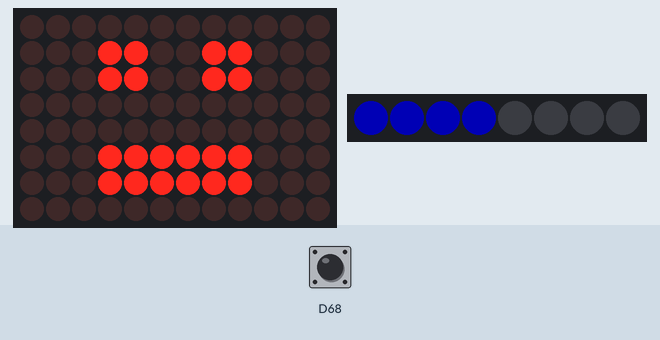
Recording of a sketch running on a simulated Arduino Uno R4 WiFi. On the bench: 12×8 LED matrix, 8 RGB LEDs in strip order, left to right. Inputs (shaded band) come from the test bench; at power-on: D68 HIGH. Dim RGB values are drawn brighter than linear; what the sketch prints to the serial monitor is not drawn.

Above: at 0.1 s.
At 1.2 s:
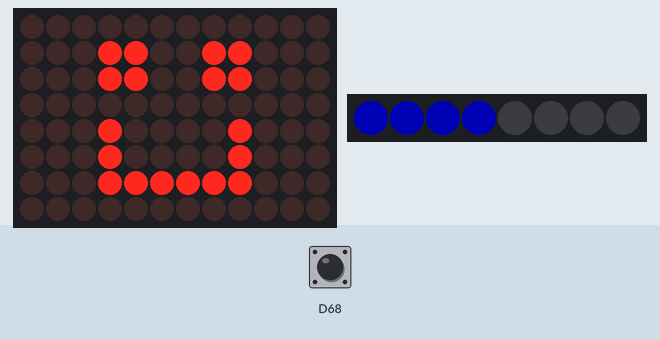
1.3 s: D68 pulled LOW for 3 s
At 2.0 s:
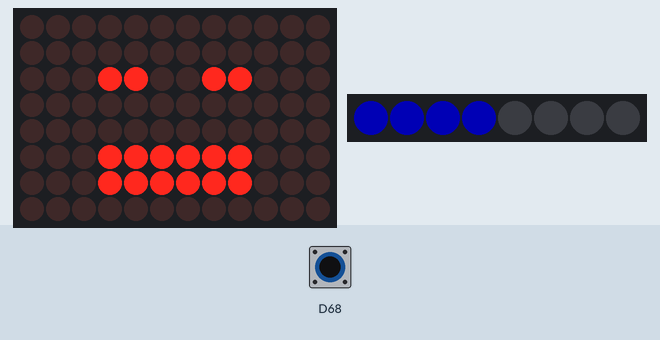
Timing chart, 0 to 4.3 s (numbered marks = the images above; inputs shaded):
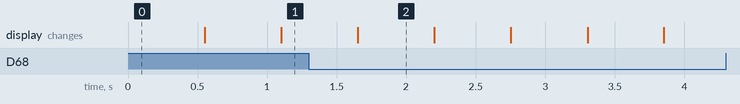

The sketch:

moodbot.ino
```cpp
#include <Arduino_LED_Matrix.h>
#include <Modulino.h>

ArduinoLEDMatrix matrix;
ModulinoKnob knob;
ModulinoPixels leds;

ModulinoColor red(255, 0, 0);
ModulinoColor purple(128, 0, 128);
ModulinoColor yellow(255, 165, 0);
ModulinoColor blue(0, 0, 255);
ModulinoColor green(0, 255, 0);

int valueSetKnob = 50;
int zeroSetValue = 0;
int brightness = 25;
bool wasPressed = false;

void setup() {
  Serial.begin(115200);
  matrix.begin();
  Modulino.begin();
  knob.begin();
  leds.begin();

  zeroSetValue = knob.get();
}

uint8_t frame[8][12] = {0};

// Robot eye function
void setEye(int row, int col, bool closed = false){
  frame[row][col] = closed ? 0 : 1;
  frame[row][col + 1] = closed ? 0 : 1;
  frame[row + 1][col] = 1;
  frame[row + 1][col + 1] = 1;
}

void robotlefteye(){
  setEye(1, 3);
}

void robotrighteye(){
  setEye(1, 7);
}

void lefteyeclosed(){
  setEye(1, 3, true);
}

void righteyeclosed(){
  setEye(1, 7, true);
}

void drawMouth(const uint8_t mouth[3][6]){
  for (int row = 0; row < 3; row ++){
    for(int col = 0; col < 6; col++){
      frame[4 + row][3 + col] = mouth[row][col];
    }
  }
}

const uint8_t mouthNeutral[3][6] = {
  {0, 0, 0, 0, 0, 0},
  {1, 1, 1, 1, 1, 1},
  {1, 1, 1, 1, 1, 1}
};

const uint8_t mouthSmile[3][6] = {
  {1, 0, 0, 0, 0, 1},
  {1, 0, 0, 0, 0, 1},
  {1, 1, 1, 1, 1, 1}
};

const uint8_t mouthSad[3][6] = {
  {1, 1, 1, 1, 1, 1},
  {1, 0, 0, 0, 0, 1},
  {1, 0, 0, 0, 0, 1}
};

const uint8_t mouthSuprise[3][6] = {
  {1, 1, 1, 1, 1, 1},
  {1, 0, 0, 0, 0, 1},
  {1, 1, 1, 1, 1, 1}
};

void loop() {
  // Check knob click
  bool click = knob.isPressed();

  // Read knob position
  int currentValue = knob.get();
  int knobValue = currentValue - zeroSetValue;
  zeroSetValue = currentValue;

  valueSetKnob += knobValue;

  // Set range 0, 100
  valueSetKnob = constrain(valueSetKnob, 0, 100);

  // Reset everything on click
  if (click && !wasPressed){
    valueSetKnob = 50;
    zeroSetValue = knob.get();
    Serial.println("Knob reset to center.");
  }
  wasPressed = click;


  // Map knob value to delay range
  int animationDelay = map(valueSetKnob, 0, 100, 1000, 100);
  animationDelay = constrain(animationDelay, 100, 1000);


  // LED dislay for speed of animations
  leds.clear();
  int numLeds = 0;
  ModulinoColor color = blue;
  int blinkTimes = 0;
  int blinkDelay = 0;

  if(animationDelay <= 100){
    numLeds = 8;
    color = red;
    blinkTimes = 3;
    blinkDelay = 100;
  } else if(animationDelay <= 200){
    numLeds = 7;
    color = purple;
    blinkTimes = 2;
    blinkDelay = 150;
  } else if (animationDelay <= 400){
    numLeds = 6;
    color = yellow;
    blinkTimes = 1;
    blinkDelay = 200;
  } else if (animationDelay <= 600){
    numLeds = 4;
  } else if (animationDelay <= 800){
    numLeds = 2;
    color = green;
  } else {
    numLeds = 1;
    color = green;
  }

if (blinkTimes > 0) {
  for (int b = 0; b < blinkTimes; b++) {
    for (int i = 0; i < numLeds; i++) {
      leds.set(i, color);
    }
    leds.show();
    delay(blinkDelay);

    // Turn LEDs OFF
    leds.clear();
    leds.show();
    delay(blinkDelay);
  }
} else {
  for (int i = 0; i < numLeds; i++) {
    leds.set(i, color);
  }
  leds.show();
}

  Serial.println("Knob: ");
  Serial.println(valueSetKnob);
  Serial.println("Delay: ");
  Serial.println(animationDelay);

  // Neutral robot face
  drawMouth(mouthNeutral);
  robotlefteye();
  robotrighteye();
  matrix.renderBitmap(frame, 8, 12);

  // Right eye wink robot face
  delay(animationDelay);
  righteyeclosed();
  matrix.renderBitmap(frame, 8, 12);

  // Smile robot face
  delay(animationDelay);
  robotlefteye();
  robotrighteye();
  drawMouth(mouthSmile);
  matrix.renderBitmap(frame, 8, 12);

  // Sleep robot face
  delay(animationDelay);
  lefteyeclosed();
  righteyeclosed();
  drawMouth(mouthNeutral);
  matrix.renderBitmap(frame, 8, 12);

  // Sad robot face
  delay(animationDelay);
  robotrighteye();
  robotlefteye();
  drawMouth(mouthSad);
  matrix.renderBitmap(frame, 8, 12);

  // Suprise robot face
  delay(animationDelay);
  robotrighteye();
  robotlefteye();
  drawMouth(mouthSuprise);
  matrix.renderBitmap(frame, 8, 12);
  delay(animationDelay);

  zeroSetValue - currentValue;
}
```

Measured:
- what the display in image 2 shows lasts 0.5 s, from 1.7 s to 2.2 s
